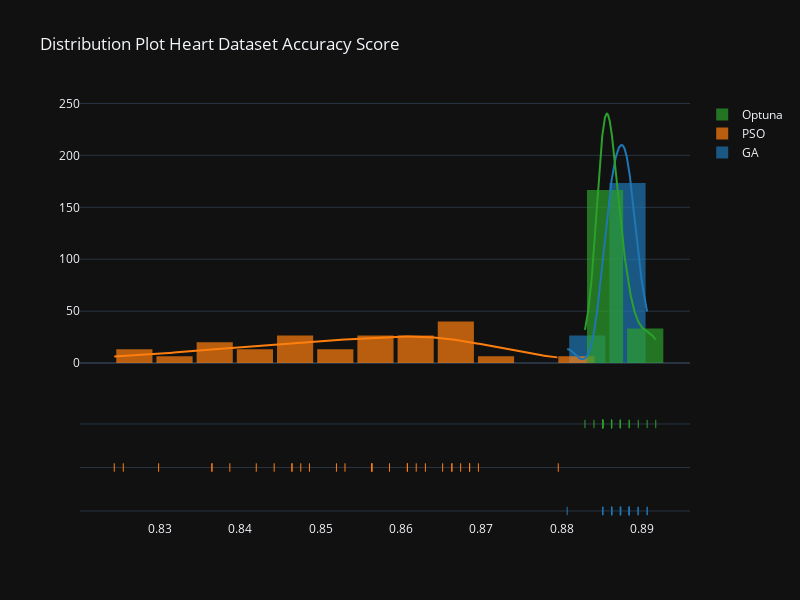

Notebook source saved alongside this figure:
### Code cell
hist_data = [heart_ga['Accuracy'], heart_pso['Accuracy'], heart_optuna['Accuracy']]
group_labels = ['GA', 'PSO', 'Optuna'] # name of the dataset


fig = ff.create_distplot(hist_data, group_labels, curve_type='kde', bin_size=.005, show_hist=True)
fig.update_layout(template = 'plotly_dark')
fig.update_layout(bargap=0.1, width=800, height=600, title='Distribution Plot Heart Dataset Accuracy Score')
fig.show()

### Figure 1 — Plotly figure (JSON) as saved in the notebook; plotly's stock layout.template omitted (floating-point values rounded to 4 significant figures; data arrays with more than 128 entries replaced by an {"elided": "..."} marker saying what was removed)
{"data": [{"autobinx": false, "histnorm": "probability density", "legendgroup": "GA", "marker": {"color": "rgb(31, 119, 180)"}, "name": "GA", "opacity": 0.7, "type": "histogram", "x": [0.8906, 0.8895, 0.8873, 0.8862, 0.8873, 0.8883, 0.8884, 0.8862, 0.8862, 0.8873, 0.8851, 0.8862, 0.8884, 0.8873, 0.8884, 0.8884, 0.8851, 0.8862, 0.8884, 0.8862, 0.8884, 0.8873, 0.8884, 0.8906, 0.8873, 0.8873, 0.8862, 0.8895, 0.8807, 0.8851], "xaxis": "x", "xbins": {"end": 0.8906, "size": 0.005, "start": 0.8807}, "yaxis": "y"}, {"autobinx": false, "histnorm": "probability density", "legendgroup": "PSO", "marker": {"color": "rgb(255, 127, 14)"}, "name": "PSO", "opacity": 0.7, "type": "histogram", "x": [0.8298, 0.852, 0.8564, 0.842, 0.8365, 0.8696, 0.8475, 0.8464, 0.8674, 0.863, 0.853, 0.8685, 0.8387, 0.8365, 0.8685, 0.8586, 0.8464, 0.8442, 0.8619, 0.8663, 0.8608, 0.8564, 0.8563, 0.8254, 0.8663, 0.8608, 0.8486, 0.8652, 0.8796, 0.8243], "xaxis": "x", "xbins": {"end": 0.8796, "size": 0.005, "start": 0.8243}, "yaxis": "y"}, {"autobinx": false, "histnorm": "probability density", "legendgroup": "Optuna", "marker": {"color": "rgb(44, 160, 44)"}, "name": "Optuna", "opacity": 0.7, "type": "histogram", "x": [0.8862, 0.8851, 0.8862, 0.8862, 0.8862, 0.8872, 0.8862, 0.8895, 0.8862, 0.8829, 0.8851, 0.8884, 0.8851, 0.8851, 0.8884, 0.8851, 0.8873, 0.8906, 0.8851, 0.8851, 0.8862, 0.8873, 0.8851, 0.884, 0.8917, 0.8851, 0.8862, 0.8851, 0.8851, 0.8873], "xaxis": "x", "xbins": {"end": 0.8917, "size": 0.005, "start": 0.8829}, "yaxis": "y"}, {"legendgroup": "GA", "marker": {"color": "rgb(31, 119, 180)"}, "mode": "lines", "name": "GA", "showlegend": false, "type": "scatter", "x": {"elided": "500 float values"}, "xaxis": "x", "y": {"elided": "500 float values"}, "yaxis": "y"}, {"legendgroup": "PSO", "marker": {"color": "rgb(255, 127, 14)"}, "mode": "lines", "name": "PSO", "showlegend": false, "type": "scatter", "x": {"elided": "500 float values"}, "xaxis": "x", "y": {"elided": "500 float values"}, "yaxis": "y"}, {"legendgroup": "Optuna", "marker": {"color": "rgb(44, 160, 44)"}, "mode": "lines", "name": "Optuna", "showlegend": false, "type": "scatter", "x": {"elided": "500 float values"}, "xaxis": "x", "y": {"elided": "500 float values"}, "yaxis": "y"}, {"legendgroup": "GA", "marker": {"color": "rgb(31, 119, 180)", "symbol": "line-ns-open"}, "mode": "markers", "name": "GA", "showlegend": false, "type": "scatter", "x": [0.8906, 0.8895, 0.8873, 0.8862, 0.8873, 0.8883, 0.8884, 0.8862, 0.8862, 0.8873, 0.8851, 0.8862, 0.8884, 0.8873, 0.8884, 0.8884, 0.8851, 0.8862, 0.8884, 0.8862, 0.8884, 0.8873, 0.8884, 0.8906, 0.8873, 0.8873, 0.8862, 0.8895, 0.8807, 0.8851], "xaxis": "x", "y": ["GA", "GA", "GA", "GA", "GA", "GA", "GA", "GA", "GA", "GA", "GA", "GA", "GA", "GA", "GA", "GA", "GA", "GA", "GA", "GA", "GA", "GA", "GA", "GA", "GA", "GA", "GA", "GA", "GA", "GA"], "yaxis": "y2"}, {"legendgroup": "PSO", "marker": {"color": "rgb(255, 127, 14)", "symbol": "line-ns-open"}, "mode": "markers", "name": "PSO", "showlegend": false, "type": "scatter", "x": [0.8298, 0.852, 0.8564, 0.842, 0.8365, 0.8696, 0.8475, 0.8464, 0.8674, 0.863, 0.853, 0.8685, 0.8387, 0.8365, 0.8685, 0.8586, 0.8464, 0.8442, 0.8619, 0.8663, 0.8608, 0.8564, 0.8563, 0.8254, 0.8663, 0.8608, 0.8486, 0.8652, 0.8796, 0.8243], "xaxis": "x", "y": ["PSO", "PSO", "PSO", "PSO", "PSO", "PSO", "PSO", "PSO", "PSO", "PSO", "PSO", "PSO", "PSO", "PSO", "PSO", "PSO", "PSO", "PSO", "PSO", "PSO", "PSO", "PSO", "PSO", "PSO", "PSO", "PSO", "PSO", "PSO", "PSO", "PSO"], "yaxis": "y2"}, {"legendgroup": "Optuna", "marker": {"color": "rgb(44, 160, 44)", "symbol": "line-ns-open"}, "mode": "markers", "name": "Optuna", "showlegend": false, "type": "scatter", "x": [0.8862, 0.8851, 0.8862, 0.8862, 0.8862, 0.8872, 0.8862, 0.8895, 0.8862, 0.8829, 0.8851, 0.8884, 0.8851, 0.8851, 0.8884, 0.8851, 0.8873, 0.8906, 0.8851, 0.8851, 0.8862, 0.8873, 0.8851, 0.884, 0.8917, 0.8851, 0.8862, 0.8851, 0.8851, 0.8873], "xaxis": "x", "y": ["Optuna", "Optuna", "Optuna", "Optuna", "Optuna", "Optuna", "Optuna", "Optuna", "Optuna", "Optuna", "Optuna", "Optuna", "Optuna", "Optuna", "Optuna", "Optuna", "Optuna", "Optuna", "Optuna", "Optuna", "Optuna", "Optuna", "Optuna", "Optuna", "Optuna", "Optuna", "Optuna", "Optuna", "Optuna", "Optuna"], "yaxis": "y2"}], "layout": {"bargap": 0.1, "barmode": "overlay", "height": 600, "hovermode": "closest", "legend": {"traceorder": "reversed"}, "title": {"text": "Distribution Plot Heart Dataset Accuracy Score"}, "width": 800, "xaxis": {"anchor": "y2", "domain": [0, 1], "zeroline": false}, "yaxis": {"anchor": "free", "domain": [0.35, 1], "position": 0}, "yaxis2": {"anchor": "x", "domain": [0, 0.25], "dtick": 1, "showticklabels": false}}}
